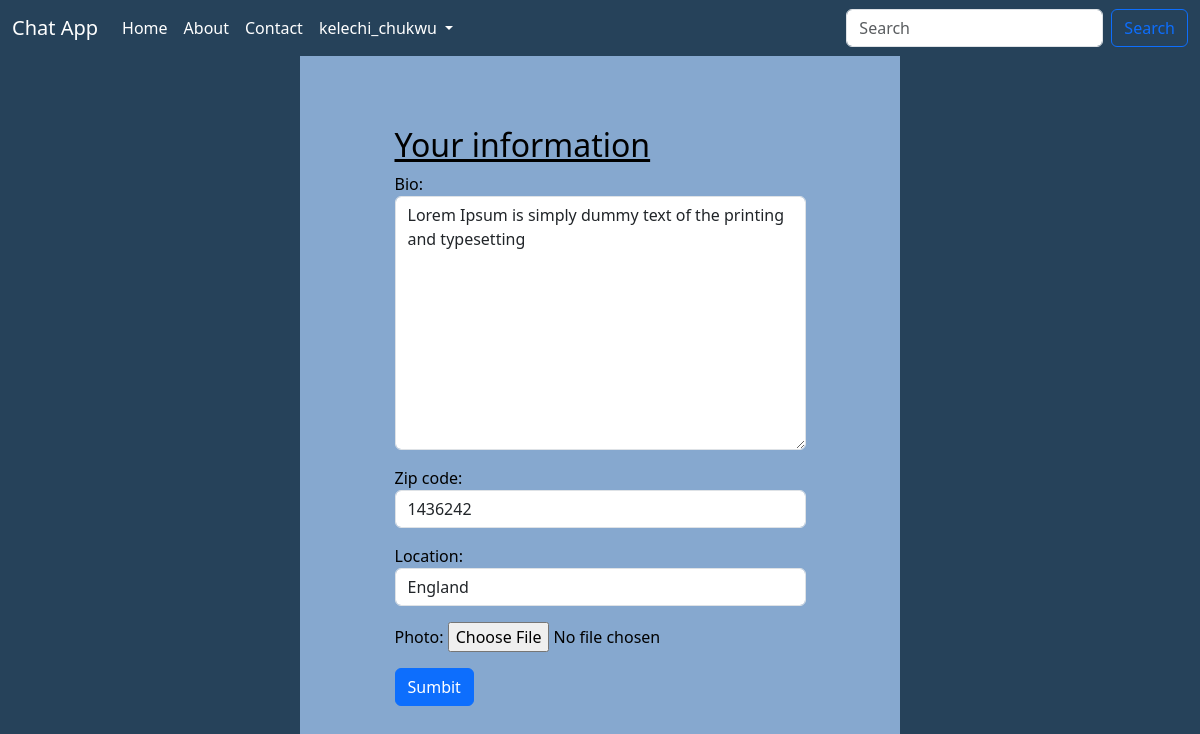
The page /edit-profile/ (signed in) on the database its author committed.
### main/models.py (models this page shows, shortened)
class Profile(models.Model):
    user = models.OneToOneField(User,on_delete=models.CASCADE)
    photo = models.ImageField(upload_to='image/',blank=True,null=True)
    bio = models.CharField(blank=True,null=True,max_length=200)
    location = models.CharField(blank=True,null=True,max_length=200)
    zip_code = models.CharField(blank=True,null=True,max_length=200)

### main/views.py (the view)
# urls.py: path('edit-profile/',views.editprofile,name="edit_profile"),
@login_required(login_url='login')
def editprofile(request,):
    user = Profile.objects.get(user=request.user)
    form = UserProfile(instance=user)
    if request.method == 'POST':
        form = UserProfile(request.POST,request.FILES,instance=user)
        if form.is_valid():
            form.save()
            return redirect('home')
    context = {'form':form}
    return render(request,'user_profile.html',context)

### main/forms.py
class UserProfile(forms.ModelForm):
    class Meta:
        model = Profile
        fields = ['bio','zip_code','location','photo']
        exclude = ['user']
        widgets = {
            'bio': forms.Textarea(attrs={'class':'form-control','placeholder':'Enter Your Bio'}),
            'zip_code': forms.TextInput(attrs={'class':'form-control','placeholder':'Enter Your Zip code'}),
            'location': forms.TextInput(attrs={'class':'form-control','placeholder':'Enter Your Address'}),
        }

### templates/user_profile.html (shortened to what this page needs)
{% extends 'partial/main.html' %}
{% load static %}
{% block content %}
<div class="user_profile">
    <form action="" method="post" enctype="multipart/form-data">
        <h2 style="text-decoration: underline;">Your information</h2>
        {{form.as_p}}
        <button class="btn btn-primary">Sumbit</button>
    </form>
</div>
{% endblock %}

### templates/partial/nav.html (shortened to what this page needs)
<div class="nav-bar">
    <nav class="navbar navbar-expand-lg bg-body-primary">
        <div class="container-fluid">
        <a class="navbar-brand" href="{% url 'home' %}">Chat App</a>
        <div class="collapse navbar-collapse" id="navbarSupportedContent">
            <ul class="navbar-nav me-auto mb-2 mb-lg-0">
            <li class="nav-item">
                <a class="nav-link" href="{% url 'home' %}">Home</a>
            </li>
            <li class="nav-item">
                <a class="nav-link" href="#">About</a>
            </li>
            <li class="nav-item">
                <a class="nav-link" href="#">Contact</a>
          </li>
          {% if request.user.is_authenticated %}
            <li class="nav-item dropdown">
            <a class="nav-link dropdown-toggle" href="#" role="button" data-bs-toggle="dropdown" aria-expanded="false">
            {{request.user}}
            </a>
            </li>
           {% endif %}
            </ul>
            <form class="d-flex" role="search" method="post" action="{% url 'search' %}">
              <input class="form-control me-2" type="search" placeholder="Search" aria-label="Search" name="searched">
              <button class="btn btn-outline-primary" type="submit">Search</button>
            </form>
        </div>
        </div>
    </nav>
</div>

### static/css/styles.css (style rules this page uses)
.nav-bar nav { background-color: #26425a;; }
.nav-bar a { text-decoration: none; color:white; }
.body { background-color: #26425a; color: white; }
.user_profile { display: flex; justify-content: center; align-items: center; max-width: 600px; padding: 70px; background-color: #86a8cf; color: black; margin-left: auto; margin-right: auto; margin-top: auto; margin-bottom: auto; }

### rows shown on the page
Profile: bio "Lorem Ipsum is simply dummy text of the printing and typesetting", zip_code "1436242", location "England"

### other values the page prints
{{ request.user }} "kelechi_chukwu"
